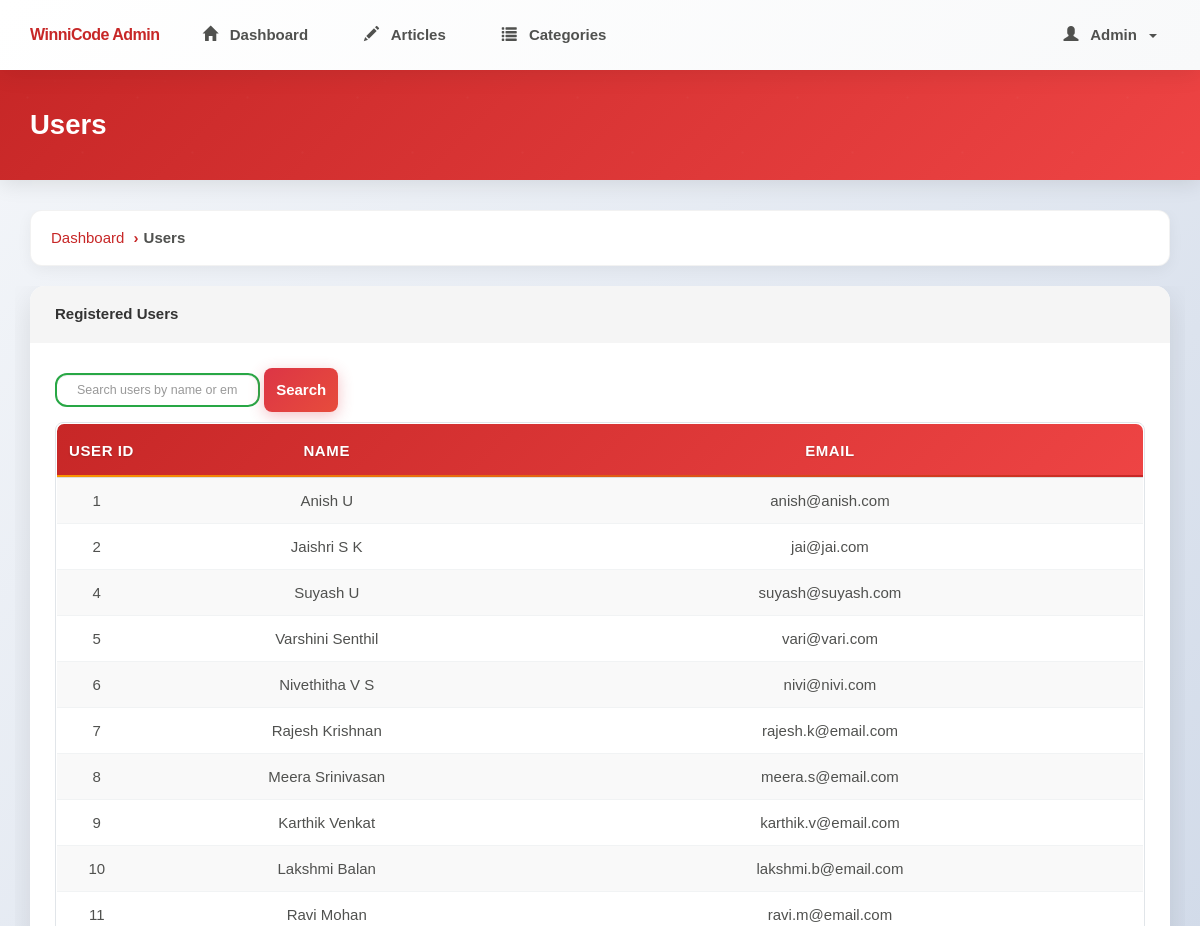
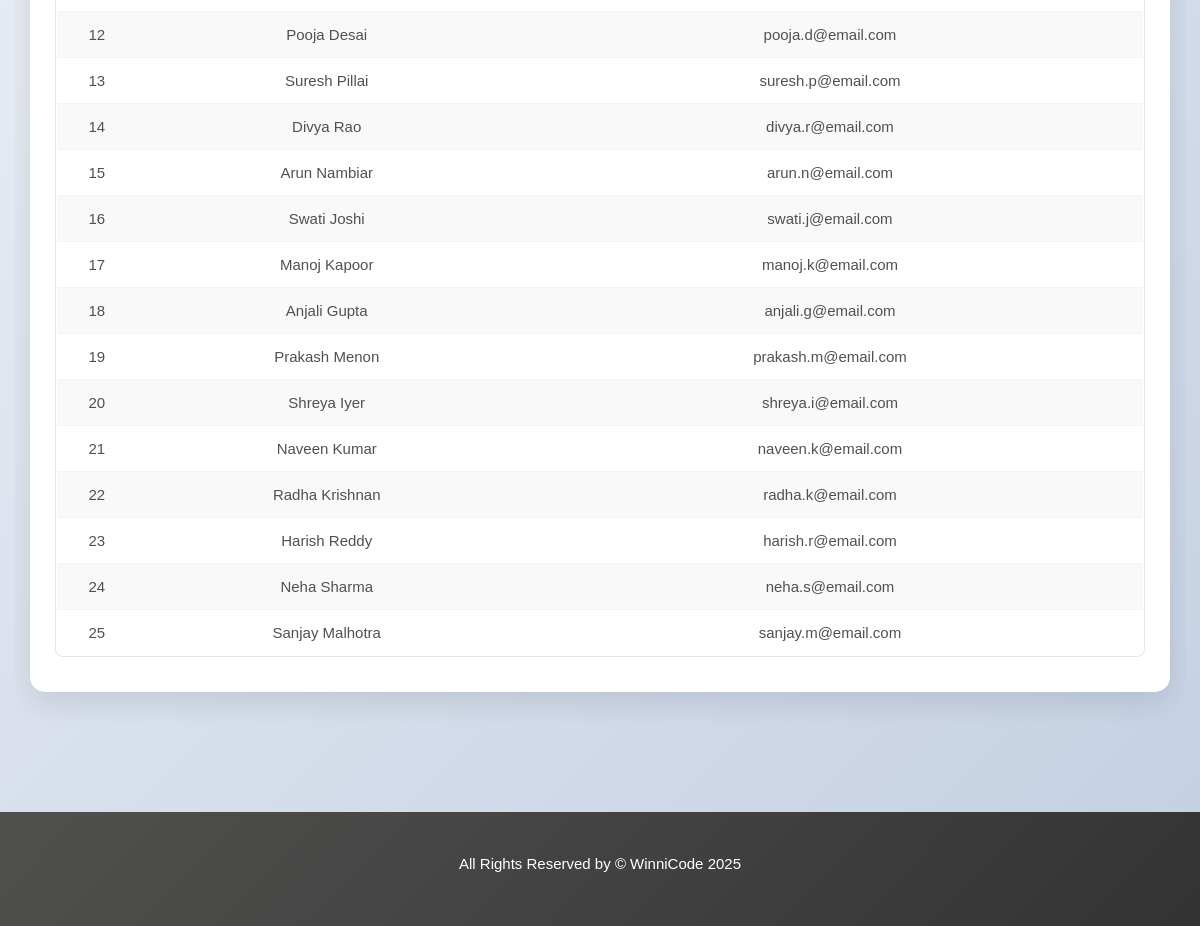
Page /admin/users.php (signed in) on the committed database (2 pictures, top to bottom).
### tables this page shows
CREATE TABLE `user` (
  `user_id` int(11) NOT NULL,
  `user_name` varchar(35) NOT NULL,
  `user_email` varchar(45) NOT NULL,
  `user_password` varchar(100) NOT NULL
);

### admin/users.php (the view, shortened to what this page needs)
<?php
require('./includes/nav.inc.php');
?>
<section id="breadcrumb">
    <div class="container">
        <ol class="breadcrumb">
            <li><a href="./index.php">Dashboard</a></li>
            <li class="active">Users</li>
        </ol>
    </div>
</section>
<section id="main">
    <div class="container">
        <div class="row">
            <div class="col-md-12">
                <div class="panel panel-default">
                    <div class="panel-heading">
                        <h4 class="panel-title">Registered Users</h4>
                    </div>
                    <div class="panel-body">
                        <form method="get" class="form-inline" style="margin-bottom: 1rem;">
                            <input type="text" name="search" class="form-control"
                                placeholder="Search users by name or email"
                                value="<?php echo isset($_GET['search']) ? htmlspecialchars($_GET['search']) : ''; ?>">
                            <button type="submit" class="btn btn-danger">Search</button>
                        </form>
                        <div class="table-responsive">
                            <table class="table table-striped table-hover article-list">
                                <thead>
                                    <tr>
                                        <th>User ID</th>
                                        <th>Name</th>
                                        <th>Email</th>
                                    </tr>
                                </thead>
                                <tbody>
                                    <?php
                                    include_once '../includes/database.inc.php';
                                    $search = isset($_GET['search']) ? trim($_GET['search']) : '';
                                    if ($search !== '') {
                                        $search_escaped = mysqli_real_escape_string($con, $search);
                                        $user_sql = "SELECT user_id, user_name, user_email FROM user WHERE user_name LIKE '%$search_escaped%' OR user_email LIKE '%$search_escaped%' ORDER BY user_id ASC";
                                    } else {
                                        $user_sql = "SELECT user_id, user_name, user_email FROM user ORDER BY user_id ASC";
                                    }
                                    $user_result = mysqli_query($con, $user_sql);
                                    if (mysqli_num_rows($user_result) > 0) {
                                        while ($user = mysqli_fetch_assoc($user_result)) {
                                            echo '<tr>';
                                            echo '<td>' . $user['user_id'] . '</td>';
                                            echo '<td>' . htmlspecialchars($user['user_name']) . '</td>';
                                            echo '<td>' . htmlspecialchars($user['user_email']) . '</td>';
                                            echo '</tr>';
                                        }
                                    } else {
                                        echo '<tr><td colspan="3" align="center">No users found.</td></tr>';
                                    }
                                    ?>
                                </tbody>
                            </table>
                        </div>
                    </div>
                </div>
            </div>
        </div>
    </div>
</section>
<?php
require('./includes/footer.inc.php');
?>

### assets/css/partials/4-component.css (style rules this page uses)
.container { width: 100%; padding-right: 15px; padding-left: 15px; margin-right: auto; margin-left: auto; max-width: 100%; overflow-x: hidden; word-wrap: break-word; overflow-wrap: break-word; }
.btn { display: inline-block; border: none; background: var(--dark-color); color: #fff; text-decoration: none; font-family: var(--ff-nunito); padding: 0.5rem 0.75rem; border-radius: var(--border-radius); transition: all 200ms ease-in-out; }

### assets/css/partials/1-variables.css (style rules this page uses)
:root { --primary-color: #c72727; --secondary-color: #f99500; --light-color: #f1f1f1; --dark-color: #50514f; --black-color: #333333; --tag-trend-color: #fa163f; --tag-yellow-color: #ffbe0b; --tag-purple-color: #8338ec; --tag-blue-color: #3a86ff; --tag-green-color: #00ff73; --tag-orange-color: #ef4339; --tag-pink-color: #ff0a54; --tag-brown-color: #663f3f; --hover-color: #ee4444; --active-color: #b90615; --ts-xs: 0.625rem; --ts-vs: 0.75rem; --ts-sml: 1rem; --ts-md: 1.25rem; --ts-lg: 1.5rem; --hs-vs: 1.6rem; --hs-sml: 2.25rem; --hs-md: 2.75rem; --hs-lg: 3.5rem; --ff-monts: "Montserrat", sans-serif; --ff-nunito: "Nunito Sans", sans-serif; --ff-noto: "Noto Serif", serif; --ff-robo: "Roboto", sans-serif; --border-radius: 5px; --space-xs: 0.5rem; --space-sm: 1rem; --space-md: 1.5rem; --space-lg: 2rem; --space-xl: 3rem; --lh-tight: 1.2; --lh-normal: 1.5; --lh-relaxed: 1.7; --lh-loose: 1.8; }

### rows in the picture
user: user_id "1", user_name "Anish U", user_email "anish@anish.com"
user: user_id "2", user_name "Jaishri S K", user_email "jai@jai.com"
user: user_id "4", user_name "Suyash U", user_email "suyash@suyash.com"
user: user_id "5", user_name "Varshini Senthil", user_email "vari@vari.com"
user: user_id "6", user_name "Nivethitha V S", user_email "nivi@nivi.com"
user: user_id "7", user_name "Rajesh Krishnan", user_email "rajesh.k@email.com"
user: user_id "8", user_name "Meera Srinivasan", user_email "meera.s@email.com"
user: user_id "9", user_name "Karthik Venkat", user_email "karthik.v@email.com"
user: user_id "10", user_name "Lakshmi Balan", user_email "lakshmi.b@email.com"
user: user_id "11", user_name "Ravi Mohan", user_email "ravi.m@email.com"
user: user_id "12", user_name "Pooja Desai", user_email "pooja.d@email.com"
user: user_id "13", user_name "Suresh Pillai", user_email "suresh.p@email.com"
user: user_id "14", user_name "Divya Rao", user_email "divya.r@email.com"
user: user_id "15", user_name "Arun Nambiar", user_email "arun.n@email.com"
user: user_id "16", user_name "Swati Joshi", user_email "swati.j@email.com"
user: user_id "17", user_name "Manoj Kapoor", user_email "manoj.k@email.com"
user: user_id "18", user_name "Anjali Gupta", user_email "anjali.g@email.com"
user: user_id "19", user_name "Prakash Menon", user_email "prakash.m@email.com"
user: user_id "20", user_name "Shreya Iyer", user_email "shreya.i@email.com"
user: user_id "21", user_name "Naveen Kumar", user_email "naveen.k@email.com"
user: user_id "22", user_name "Radha Krishnan", user_email "radha.k@email.com"
user: user_id "23", user_name "Harish Reddy", user_email "harish.r@email.com"
user: user_id "24", user_name "Neha Sharma", user_email "neha.s@email.com"
user: user_id "25", user_name "Sanjay Malhotra", user_email "sanjay.m@email.com"

### other values in the picture
$admin_name "Admin"
$page_title "Users"
